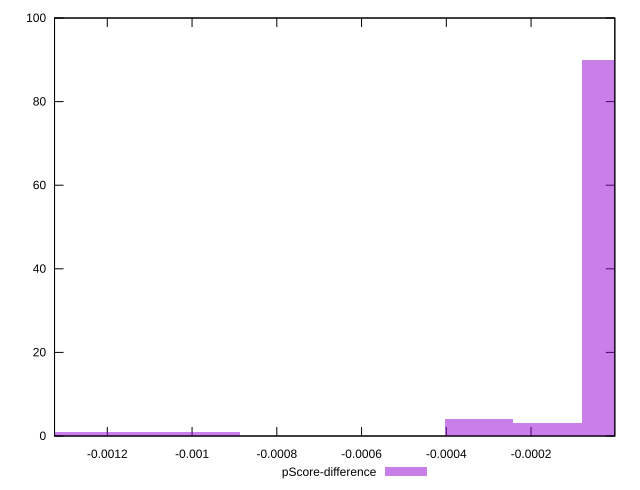

Write the gnuplot code that produced this figure.
reset

$pScoreDifference <<EOF
-0.00016112826765491095 3
0 90
-0.0012890261412392876 1
-0.0003222565353098219 4
-0.0009667696059294657 1
-0.0011278978735843766 1
EOF

set key outside below
set boxwidth 0.00016112826765491095
set xrange [-0.0013245473002636565:-0.000002296340276486397]
set yrange [0:100]
set trange [0:100]
set style fill transparent solid 0.5 noborder
set terminal svg size 640, 490 enhanced background rgb 'white'
set output "report_00019_2021-02-10T18-14-37.922Z//mainthread-work-breakdown/samples/pages+cached+noadtech+nomedia+nocss/pScore-difference/histogram.svg"

plot $pScoreDifference title "pScore-difference" with boxes

reset
